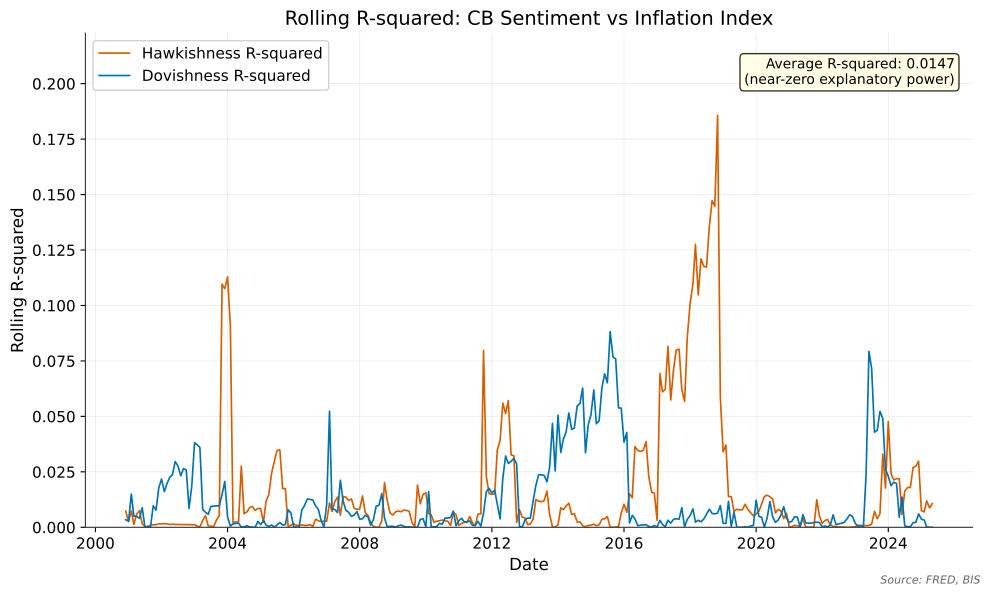

Source code (Python):
"""Rolling R-squared vs Inflation Index - Explanatory power of sentiment"""
import matplotlib.pyplot as plt
import pandas as pd
from pathlib import Path
import sys

sys.path.insert(0, str(Path(__file__).parent.parent))

from utils import apply_style, get_color, load_data, save_to_script_dir

apply_style()


def main():
    df = load_data('rolling_results_inflation.csv')

    fig, ax = plt.subplots(figsize=(10, 6))

    ax.plot(df.index, df['hawkish_r2'], label='Hawkishness R-squared',
            color=get_color('hawkish'), linewidth=1.2)
    ax.plot(df.index, df['dovish_r2'], label='Dovishness R-squared',
            color=get_color('dovish'), linewidth=1.2)

    ax.set_xlabel('Date')
    ax.set_ylabel('Rolling R-squared')
    ax.set_title('Rolling R-squared: CB Sentiment vs Inflation Index')
    ax.legend(loc='best')
    ax.grid(True, alpha=0.3)
    ax.set_ylim(0, max(0.1, df[['hawkish_r2', 'dovish_r2']].max().max() * 1.2))

    # Add annotation
    mean_r2 = df[['hawkish_r2', 'dovish_r2']].mean().mean()
    ax.text(0.98, 0.95, f'Average R-squared: {mean_r2:.4f}\n(near-zero explanatory power)',
            transform=ax.transAxes, ha='right', va='top', fontsize=10,
            bbox=dict(boxstyle='round', facecolor='lightyellow', alpha=0.8))

    save_to_script_dir(fig, __file__, source_text="Source: FRED, BIS")


if __name__ == '__main__':
    main()
